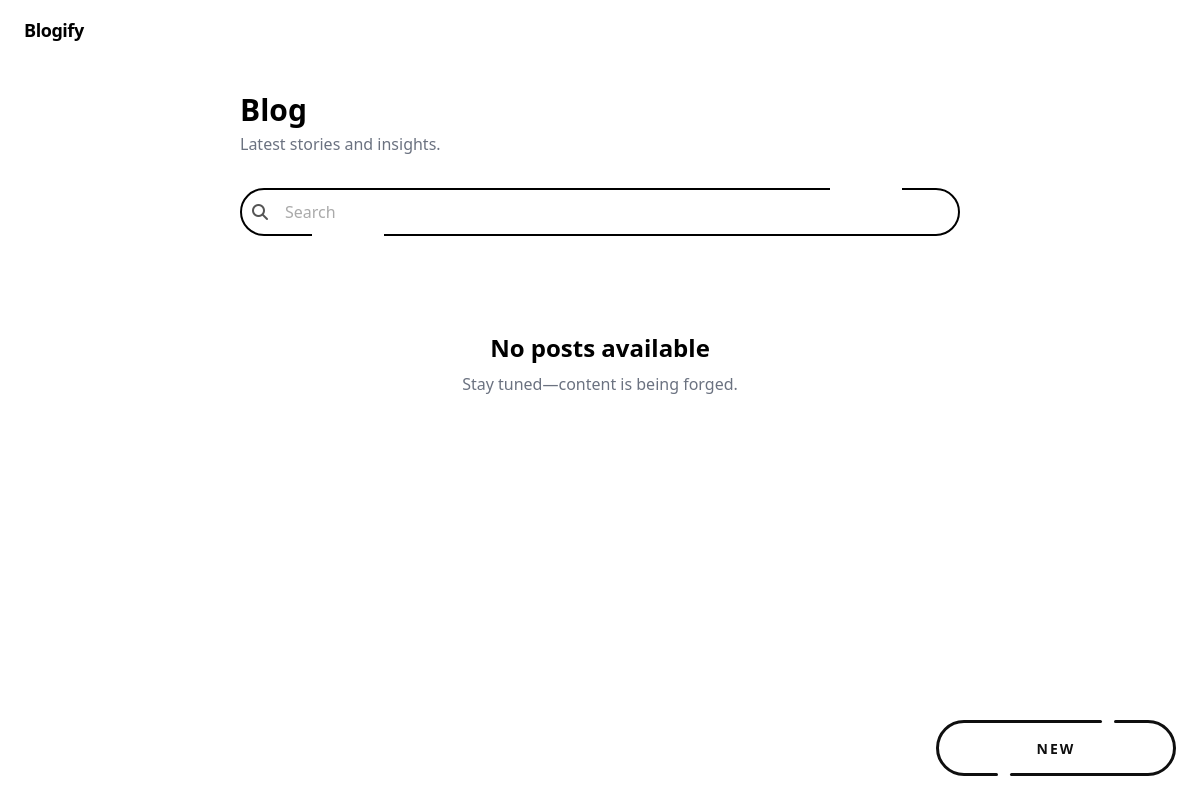
Before: / (signed in) with the older database file.
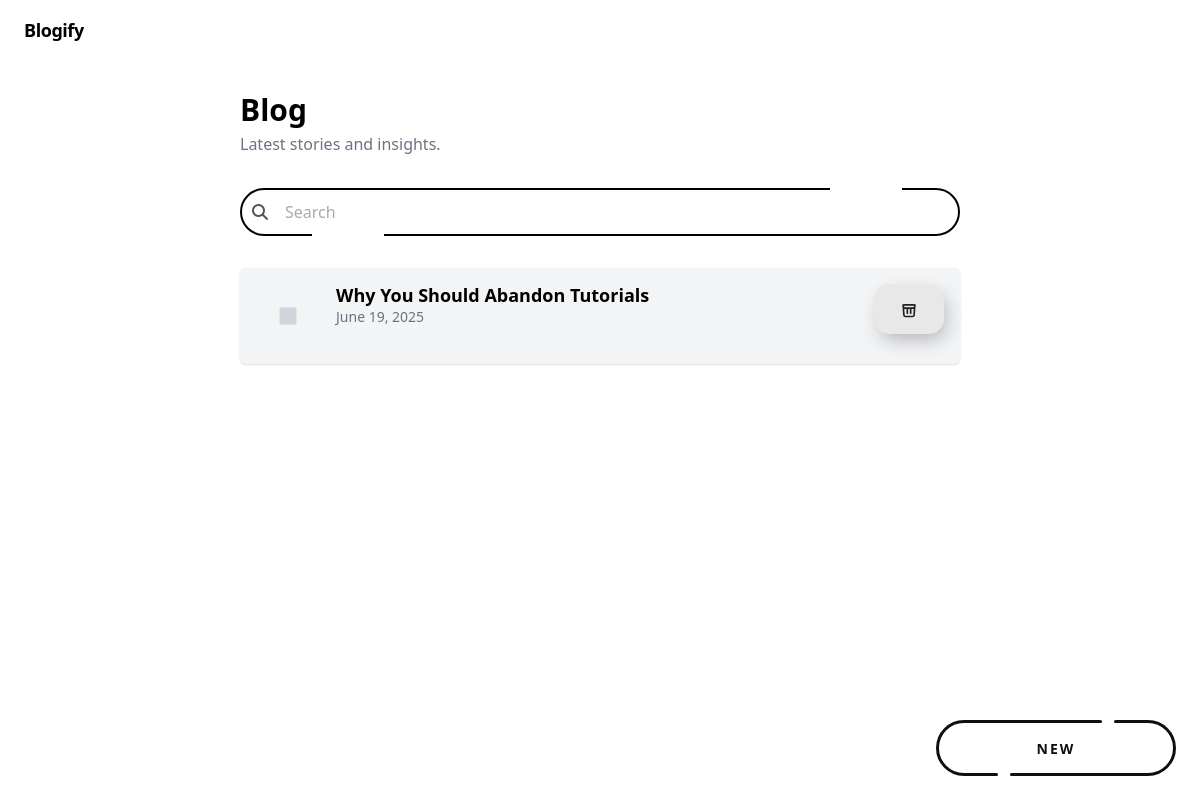
After: the same page with the newer database file.
### blog/models.py (models this page shows, shortened)
class Post(models.Model):
    author = models.ForeignKey(settings.AUTH_USER_MODEL, on_delete=models.CASCADE)
    title = models.CharField(max_length=200)
    text = models.TextField()
    created_date = models.DateTimeField(default=timezone.now)
    published_date = models.DateTimeField(blank=True, null=True)

### blog/views.py (the view)
# urls.py: path('', views.post_list, name= 'post_list'),
def post_list(request):
    query = request.GET.get("q", "")
    posts = Post.objects.filter(published_date__lte=timezone.now())
    if query:
        posts = posts.filter(
            Q(title__icontains=query) | Q(text__icontains=query)
        )
    posts = posts.order_by("published_date")
    return render(request, 'blog/post_list.html', {'posts': posts})

### blog/templates/blog/post_list.html (shortened to what this page needs)
{% extends 'blog/base.html' %}
{% block content %}
  {% if posts %}
    {% for post in posts %}
      <div class="flex items-start mb-8 bg-gray-100 shadow p-4 rounded-md">
        <div class="w-16 h-16 bg-gray-100 rounded-md flex-shrink-0 flex items-center justify-center mr-4">
          <svg class="w-6 h-6 text-gray-300" fill="currentColor" viewBox="0 0 20 20">
            <path d="M4 3h12a1 1 0 011 1v12a1 1 0 01-1 1H4a1 1 0 01-1-1V4a1 1 0 011-1z" />
          </svg>
        </div>
        <div>
          <h2 class="text-lg font-semibold leading-tight">
            <a href="{% url 'post_detail' pk=post.pk %}" class="hover:underline">
              {{ post.title }}
            </a>
          </h2>
          <p class="text-sm text-gray-500">
            {{ post.published_date|date:"F d, Y" }}
          </p>
        </div>
        {% if user.is_authenticated %}
          <div class="ml-auto">
            <form method="post" action="{% url 'post_delete' pk=post.pk %}">
              <button class="delete-button">
              </button>
            </form>
          </div>
        {% endif %}
      </div>
    {% endfor %}
  {% else %}
    <div class="text-center py-16">
      <h2 class="text-2xl font-semibold mb-2">No posts available</h2>
      <p class="text-gray-500">Stay tuned—content is being forged.</p>
    </div>
  {% endif %}
{% endblock %}

Changed rows visible on the page:
added Post: title "Why You Should Abandon Tutorials", published_date "June 19, 2025"
Other visible differences:
text no longer shown: "No posts available Stay tuned—content is being forged."
